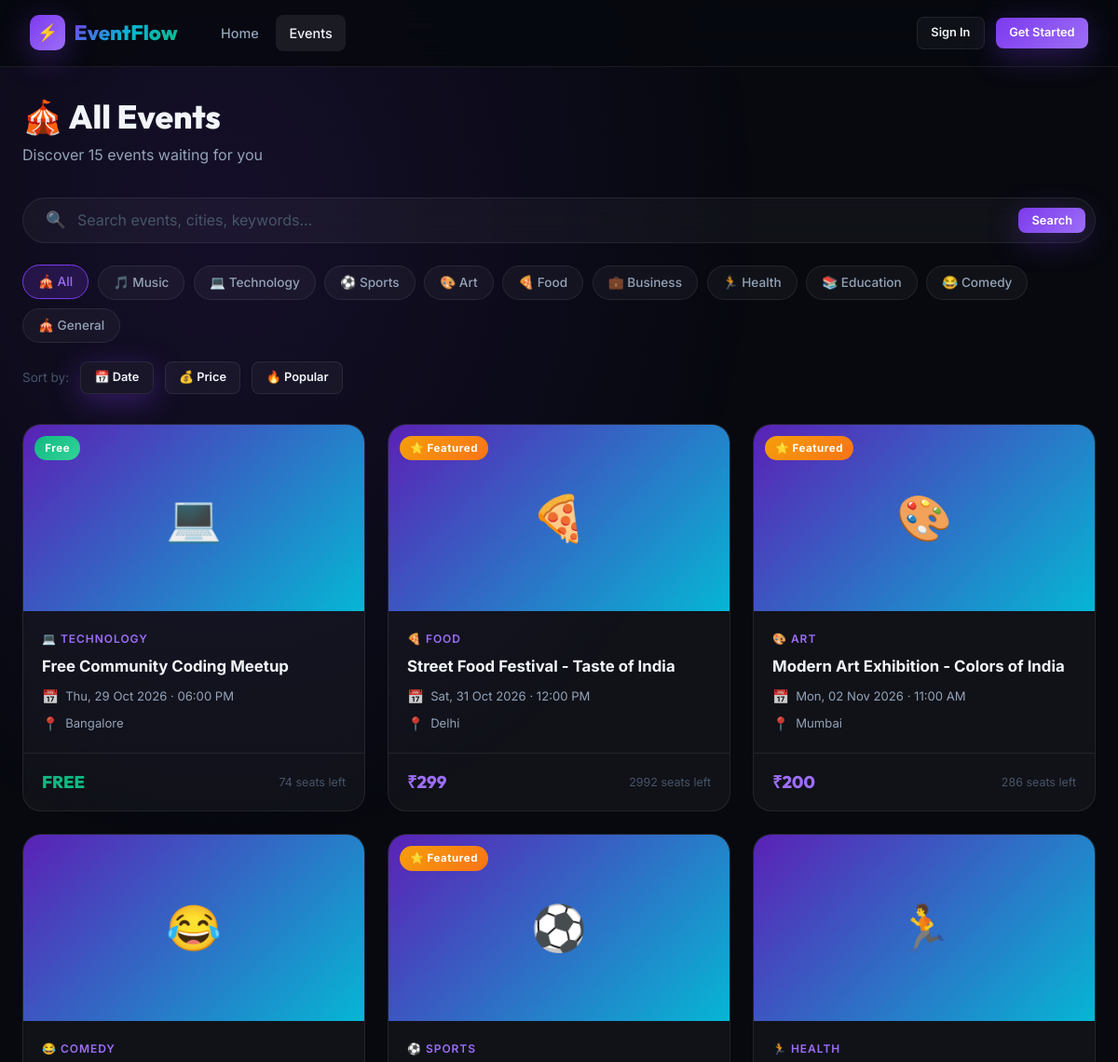
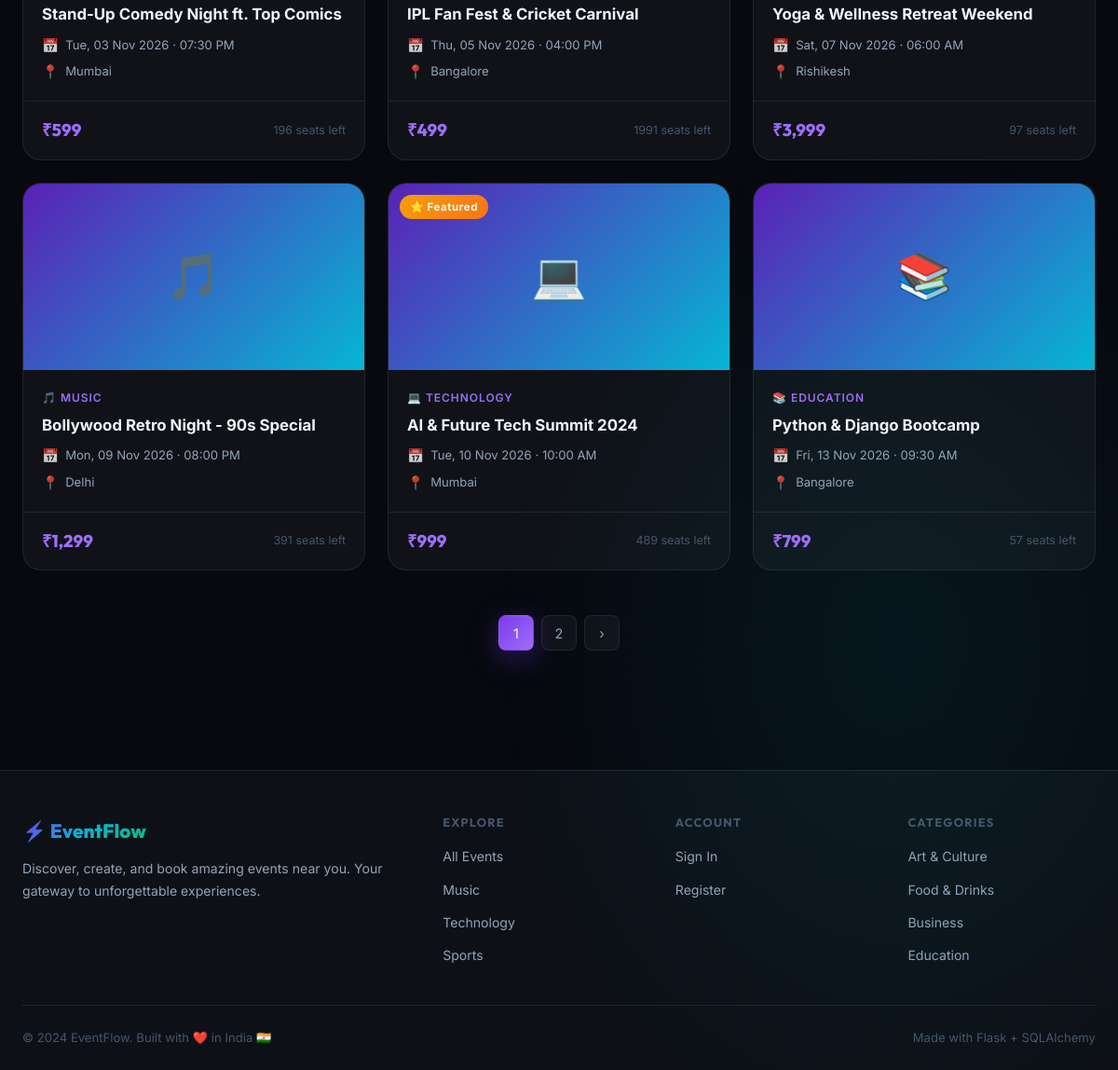
Screenshot of /events/ with the database file from the repository (2 pictures, top to bottom).
### app/models.py (models this page shows, shortened)
class Event(db.Model):
    __tablename__ = 'events'
    id = db.Column(db.Integer, primary_key=True)
    title = db.Column(db.String(200), nullable=False)
    description = db.Column(db.Text, nullable=False)
    event_date = db.Column(db.Date, nullable=False)
    event_time = db.Column(db.Time, nullable=False)
    venue = db.Column(db.String(300), nullable=False)
    city = db.Column(db.String(100), nullable=False, default='')
    category = db.Column(db.String(50), default='General')
    capacity = db.Column(db.Integer, nullable=False, default=100)
    price = db.Column(db.Float, nullable=False, default=0.0)
    banner_image = db.Column(db.String(300), default='default_event.jpg')
    organizer_id = db.Column(db.Integer, db.ForeignKey('users.id'), nullable=False)
    is_featured = db.Column(db.Boolean, default=False)
    is_active = db.Column(db.Boolean, default=True)
    created_at = db.Column(db.DateTime, default=datetime.utcnow)
    bookings = db.relationship('Booking', backref='event', lazy=True)
    @property
    def booked_count(self):
        return sum(b.tickets_count for b in self.bookings if b.status == 'confirmed')
    @property
    def available_seats(self):
        return self.capacity - self.booked_count
    @property
    def is_sold_out(self):
        return self.available_seats <= 0
    @property
    def is_past(self):
        return self.event_date < datetime.utcnow().date()

class Booking(db.Model):
    __tablename__ = 'bookings'
    id = db.Column(db.Integer, primary_key=True)
    user_id = db.Column(db.Integer, db.ForeignKey('users.id'), nullable=False)
    event_id = db.Column(db.Integer, db.ForeignKey('events.id'), nullable=False)
    tickets_count = db.Column(db.Integer, nullable=False, default=1)
    total_price = db.Column(db.Float, nullable=False, default=0.0)
    status = db.Column(db.String(20), default='confirmed')
    booking_ref = db.Column(db.String(36), unique=True, default=lambda: str(uuid.uuid4())[:8].upper())
    qr_code_path = db.Column(db.String(300), default='')
    attendee_name = db.Column(db.String(100), default='')
    attendee_email = db.Column(db.String(120), default='')
    created_at = db.Column(db.DateTime, default=datetime.utcnow)

### app/events/routes.py (the view)
@events.route('/')
def list_events():
    page = request.args.get('page', 1, type=int)
    search = request.args.get('search', '')
    category = request.args.get('category', '')
    sort = request.args.get('sort', 'date')
    query = Event.query.filter_by(is_active=True)
    if search:
        query = query.filter(Event.title.ilike(f'%{search}%') | Event.city.ilike(f'%{search}%') | Event.description.ilike(f'%{search}%'))
    if category:
        query = query.filter_by(category=category)
    if sort == 'price':
        query = query.order_by(Event.price.asc())
    elif sort == 'popular':
        query = query.order_by(Event.id.desc())
    else:
        query = query.order_by(Event.event_date.asc())
    pagination = query.paginate(page=page, per_page=9, error_out=False)
    categories = ['Music', 'Technology', 'Sports', 'Art', 'Food', 'Business', 'Health', 'Education', 'Comedy', 'General']
    return render_template('events/list.html', events=pagination.items, pagination=pagination,
                           categories=categories, category_icons=CATEGORY_ICONS,
                           search=search, selected_category=category, sort=sort, title='All Events')

### app/templates/events/list.html (shortened to what this page needs)
{% extends 'base.html' %}
{% block content %}
<div class="container" style="padding-top:2rem;padding-bottom:4rem;">
  <div style="margin-bottom:2rem;">
    <h1 class="section-title" style="margin-bottom:0.5rem;">🎪 All Events</h1>
    <p style="color:var(--text-secondary);">Discover {{ pagination.total }} events waiting for you</p>
  </div>
  <form method="GET" action="{{ url_for('events.list_events') }}" id="filterForm">
    <div class="search-bar" style="margin-bottom:1.25rem;">
      <span style="font-size:1.1rem;opacity:0.6;">🔍</span>
      <input type="text" name="search" placeholder="Search events, cities, keywords..." value="{{ search }}" id="searchInput"/>
      <button type="submit" class="btn btn-primary btn-sm">Search</button>
    </div>
    <div class="category-pills" style="margin-bottom:1.25rem;">
      <a href="{{ url_for('events.list_events', search=search, sort=sort) }}"
         class="category-pill {{ 'active' if not selected_category }}">🎪 All</a>
      {% for cat in categories %}
        <a href="{{ url_for('events.list_events', category=cat, search=search, sort=sort) }}"
           class="category-pill {{ 'active' if selected_category == cat }}">
          {{ category_icons.get(cat, '🎪') }} {{ cat }}
        </a>
      {% endfor %}
    </div>
    <div style="display:flex;align-items:center;gap:0.75rem;margin-bottom:2rem;flex-wrap:wrap;">
      <span style="font-size:0.85rem;color:var(--text-muted);">Sort by:</span>
      {% for s, label in [('date','📅 Date'), ('price','💰 Price'), ('popular','🔥 Popular')] %}
        <a href="{{ url_for('events.list_events', sort=s, category=selected_category, search=search) }}"
           class="btn btn-secondary btn-sm {{ 'btn-primary' if sort == s else '' }}">{{ label }}</a>
      {% endfor %}
    </div>
  </form>
  {% if events %}
    <div class="events-grid stagger">
      {% for event in events %}
        {% include 'events/_card.html' %}
      {% endfor %}
    </div>
    {% if pagination.pages > 1 %}
      <div class="pagination">
        {% for page_num in pagination.iter_pages(left_edge=1, right_edge=1, left_current=2, right_current=2) %}
          {% if page_num %}
            <a class="page-btn {{ 'active' if page_num == pagination.page }}"
               href="{{ url_for('events.list_events', page=page_num, category=selected_category, search=search, sort=sort) }}">{{ page_num }}</a>
          {% else %}
            <span class="page-btn" style="cursor:default;opacity:0.4;">…</span>
          {% endif %}
        {% endfor %}
        {% if pagination.has_next %}
          <a class="page-btn" href="{{ url_for('events.list_events', page=pagination.next_num, category=selected_category, search=search, sort=sort) }}">›</a>
        {% endif %}
      </div>
    {% endif %}
  {% endif %}
</div>
{% endblock %}

### app/templates/events/_card.html
{% set cat_icons = {'Music':'🎵','Technology':'💻','Sports':'⚽','Art':'🎨','Food':'🍕','Business':'💼','Health':'🏃','Education':'📚','Comedy':'😂','General':'🎪'} %}
<a href="{{ url_for('events.detail', event_id=event.id) }}" class="event-card">
  <div class="event-card-image">
    {% if event.banner_image and event.banner_image != 'default_event.jpg' %}
      <img src="{{ url_for('static', filename='uploads/' + event.banner_image) }}" alt="{{ event.title }}" loading="lazy"/>
    {% else %}
      {{ cat_icons.get(event.category, '🎪') }}
    {% endif %}
    {% if event.is_past %}
      <span class="event-card-badge badge-past">Past</span>
    {% elif event.is_sold_out %}
      <span class="event-card-badge badge-sold-out">Sold Out</span>
    {% elif event.is_featured %}
      <span class="event-card-badge badge-featured">⭐ Featured</span>
    {% elif event.price == 0 %}
      <span class="event-card-badge badge-free">Free</span>
    {% endif %}
  </div>
  <div class="event-card-body">
    <div class="event-card-category">{{ cat_icons.get(event.category, '🎪') }} {{ event.category }}</div>
    <div class="event-card-title">{{ event.title }}</div>
    <div class="event-card-meta">
      <div class="event-card-meta-item">
        <span class="icon">📅</span>
        <span>{{ event.event_date.strftime('%a, %d %b %Y') }} · {{ event.event_time.strftime('%I:%M %p') }}</span>
      </div>
      <div class="event-card-meta-item">
        <span class="icon">📍</span>
        <span>{{ event.city or event.venue[:40] }}</span>
      </div>
    </div>
  </div>
  <div class="event-card-footer">
    <div>
      {% if event.price == 0 %}
        <div class="event-price free">FREE</div>
      {% else %}
        <div class="event-price paid">₹{{ '{:,.0f}'.format(event.price) }}</div>
      {% endif %}
    </div>
    <div class="event-seats {{ 'low' if event.available_seats < event.capacity * 0.2 else '' }}">
      {% if event.is_sold_out %}
        🔴 Sold Out
      {% elif event.available_seats < event.capacity * 0.2 %}
        🟡 {{ event.available_seats }} left!
      {% else %}
        {{ event.available_seats }} seats left
      {% endif %}
    </div>
  </div>
</a>

### rows the page displays
Event: get "💻", is_featured "Free", category "TECHNOLOGY", title "Free Community Coding Meetup", event_date "Thu, 29 Oct 2026", event_time "06:00 PM", city "Bangalore", price "FREE", available_seats "74"
Event: get "🍕", is_featured "⭐ Featured", category "FOOD", title "Street Food Festival - Taste of India", event_date "Sat, 31 Oct 2026", event_time "12:00 PM", city "Delhi", price "299", available_seats "2992"
Event: get "🎨", is_featured "⭐ Featured", category "ART", title "Modern Art Exhibition - Colors of India", event_date "Mon, 02 Nov 2026", event_time "11:00 AM", city "Mumbai", price "200", available_seats "286"
Event: get "😂", category "COMEDY", title "Stand-Up Comedy Night ft. Top Comics", event_date "Tue, 03 Nov 2026", event_time "07:30 PM", city "Mumbai", price "599", available_seats "196"
Event: get "⚽", is_featured "⭐ Featured", category "SPORTS", title "IPL Fan Fest & Cricket Carnival", event_date "Thu, 05 Nov 2026", event_time "04:00 PM", city "Bangalore", price "499", available_seats "1991"
Event: get "🏃", category "HEALTH", title "Yoga & Wellness Retreat Weekend", event_date "Sat, 07 Nov 2026", event_time "06:00 AM", city "Rishikesh", price "3,999", available_seats "97"
Event: get "🎵", category "MUSIC", title "Bollywood Retro Night - 90s Special", event_date "Mon, 09 Nov 2026", event_time "08:00 PM", city "Delhi", price "1,299", available_seats "391"
Event: get "💻", is_featured "⭐ Featured", category "TECHNOLOGY", title "AI & Future Tech Summit 2024", event_date "Tue, 10 Nov 2026", event_time "10:00 AM", city "Mumbai", price "999", available_seats "489"
Event: get "📚", category "EDUCATION", title "Python & Django Bootcamp", event_date "Fri, 13 Nov 2026", event_time "09:30 AM", city "Bangalore", price "799", available_seats "57"

### other values shown
{{ pagination.total }} "15"
{{ category_icons.get(cat, '🎪') }} "🎵" "💻" "⚽" "🎨" "🍕" "💼" "🏃" "📚" "😂" "🎪"
{{ cat }} "Music" "Technology" "Sports" "Art" "Food" "Business" "Health" "Education" "Comedy" "General"
{{ label }} "📅 Date" "💰 Price" "🔥 Popular"
{{ page_num }} "1" "2"
